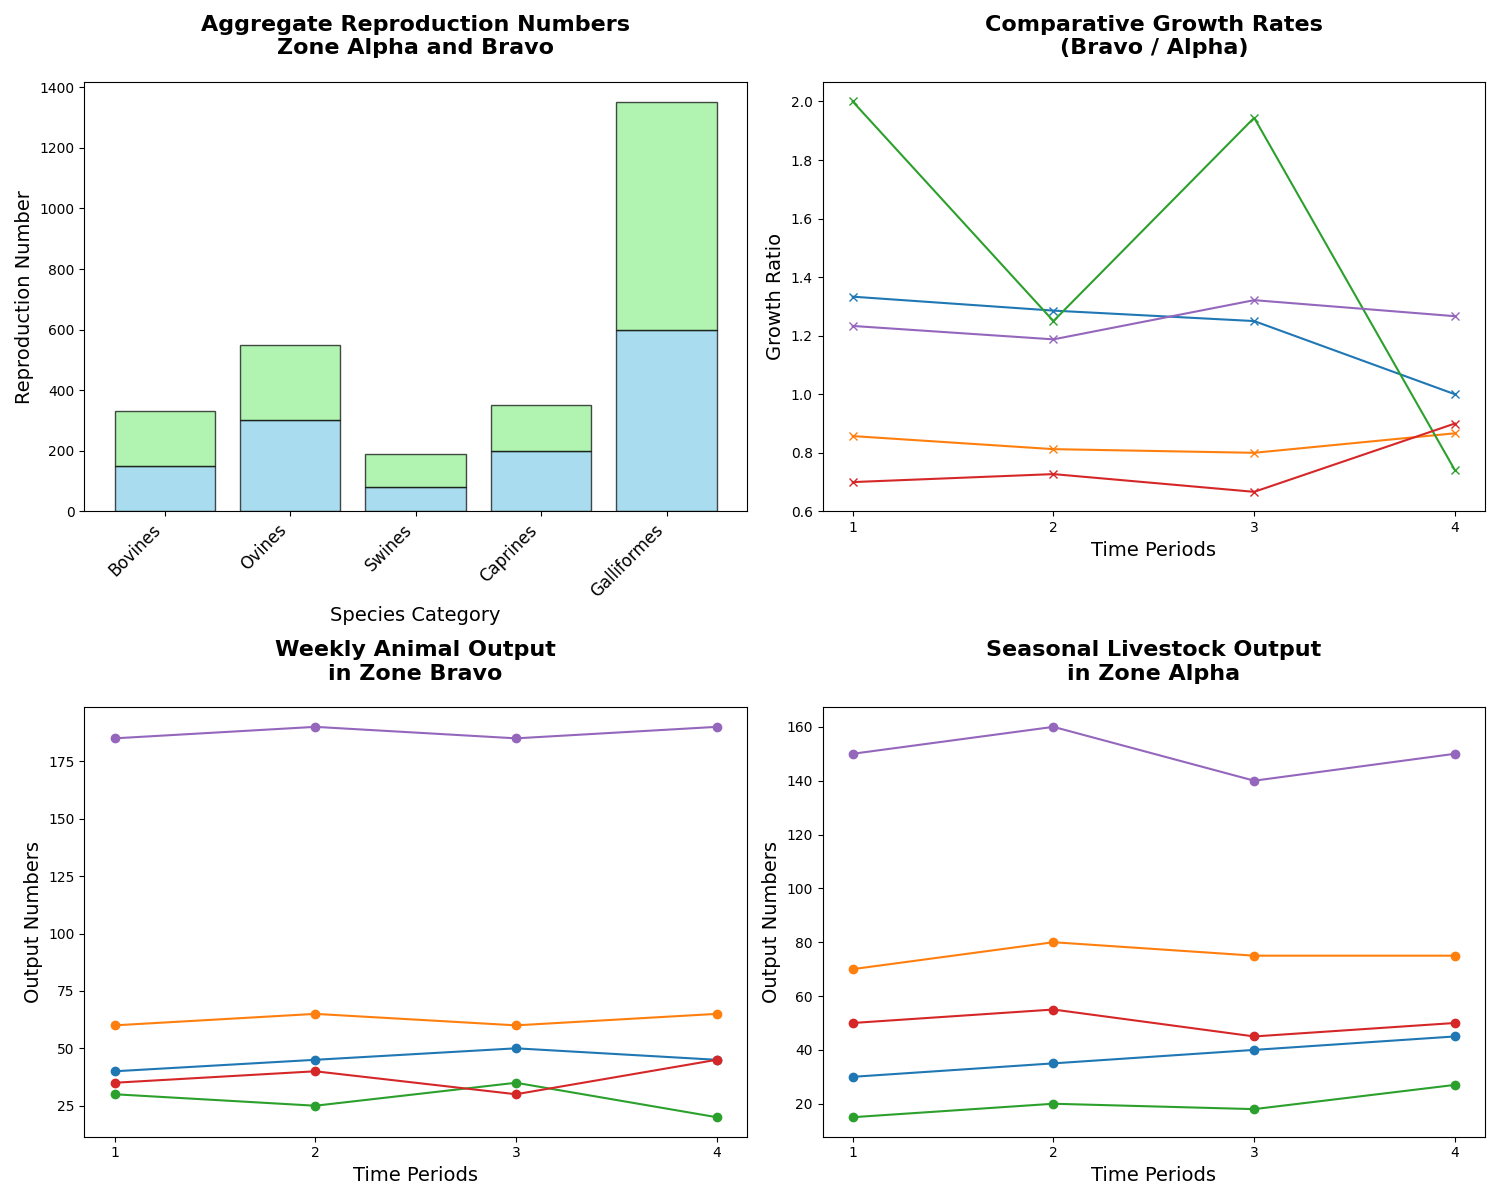

Write the Python code that produced this figure.
import matplotlib.pyplot as plt
import numpy as np

species = ['Bovines', 'Ovines', 'Swines', 'Caprines', 'Galliformes']
birth_rates_region_A = np.array([150, 300, 80, 200, 600])
birth_rates_region_B = np.array([180, 250, 110, 150, 750])

weeks = np.arange(1, 5)
weekly_birth_rates_region_A = np.array([
    [30, 70, 15, 50, 150],
    [35, 80, 20, 55, 160],
    [40, 75, 18, 45, 140],
    [45, 75, 27, 50, 150]
])
weekly_birth_rates_region_B = np.array([
    [40, 60, 30, 35, 185],
    [45, 65, 25, 40, 190],
    [50, 60, 35, 30, 185],
    [45, 65, 20, 45, 190]
])

fig, axs = plt.subplots(2, 2, figsize=(15, 12))

axs[0, 0].bar(species, birth_rates_region_A, color='skyblue', edgecolor='black', alpha=0.7)
axs[0, 0].bar(species, birth_rates_region_B, color='lightgreen', edgecolor='black', alpha=0.7, bottom=birth_rates_region_A)
axs[0, 0].set_title('Aggregate Reproduction Numbers\nZone Alpha and Bravo', fontsize=16, fontweight='bold', pad=20)
axs[0, 0].set_xlabel('Species Category', fontsize=14)
axs[0, 0].set_ylabel('Reproduction Number', fontsize=14)
axs[0, 0].set_xticks(np.arange(len(species)))
axs[0, 0].set_xticklabels(species, rotation=45, ha='right', fontsize=12)

for i in range(len(species)):
    axs[1, 1].plot(weeks, weekly_birth_rates_region_A[:, i], marker='o')
axs[1, 1].set_title('Seasonal Livestock Output\nin Zone Alpha', fontsize=16, fontweight='bold', pad=20)
axs[1, 1].set_xlabel('Time Periods', fontsize=14)
axs[1, 1].set_ylabel('Output Numbers', fontsize=14)
axs[1, 1].set_xticks(weeks)

for i in range(len(species)):
    axs[1, 0].plot(weeks, weekly_birth_rates_region_B[:, i], marker='o')
axs[1, 0].set_title('Weekly Animal Output\nin Zone Bravo', fontsize=16, fontweight='bold', pad=20)
axs[1, 0].set_xlabel('Time Periods', fontsize=14)
axs[1, 0].set_ylabel('Output Numbers', fontsize=14)
axs[1, 0].set_xticks(weeks)

weekly_birth_rate_ratio = weekly_birth_rates_region_B / (weekly_birth_rates_region_A + 1e-6)
for i in range(len(species)):
    axs[0, 1].plot(weeks, weekly_birth_rate_ratio[:, i], marker='x')
axs[0, 1].set_title('Comparative Growth Rates\n(Bravo / Alpha)', fontsize=16, fontweight='bold', pad=20)
axs[0, 1].set_xlabel('Time Periods', fontsize=14)
axs[0, 1].set_ylabel('Growth Ratio', fontsize=14)
axs[0, 1].set_xticks(weeks)

plt.tight_layout()
plt.show()
